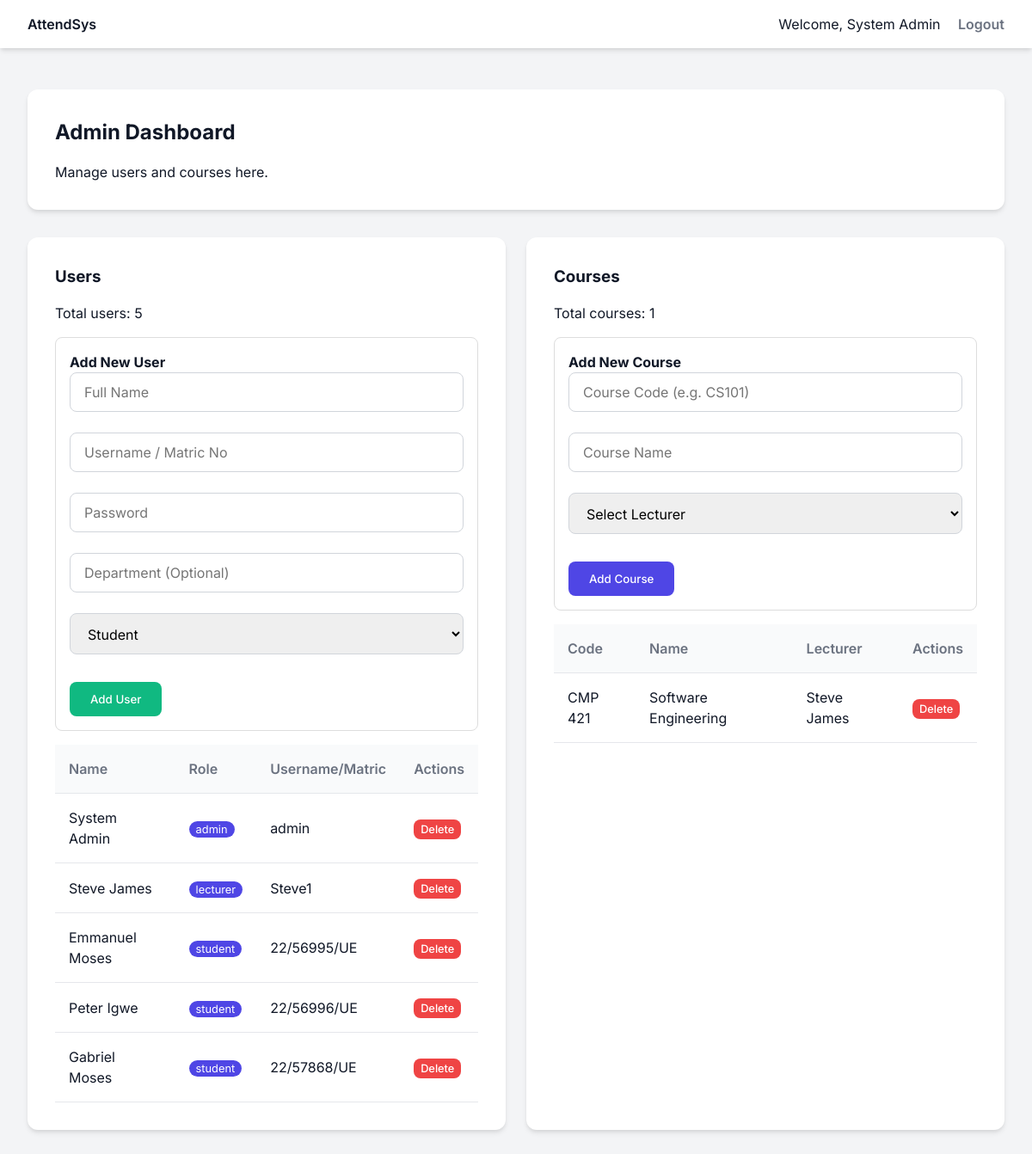
Page /admin (signed in) on the earlier database version.
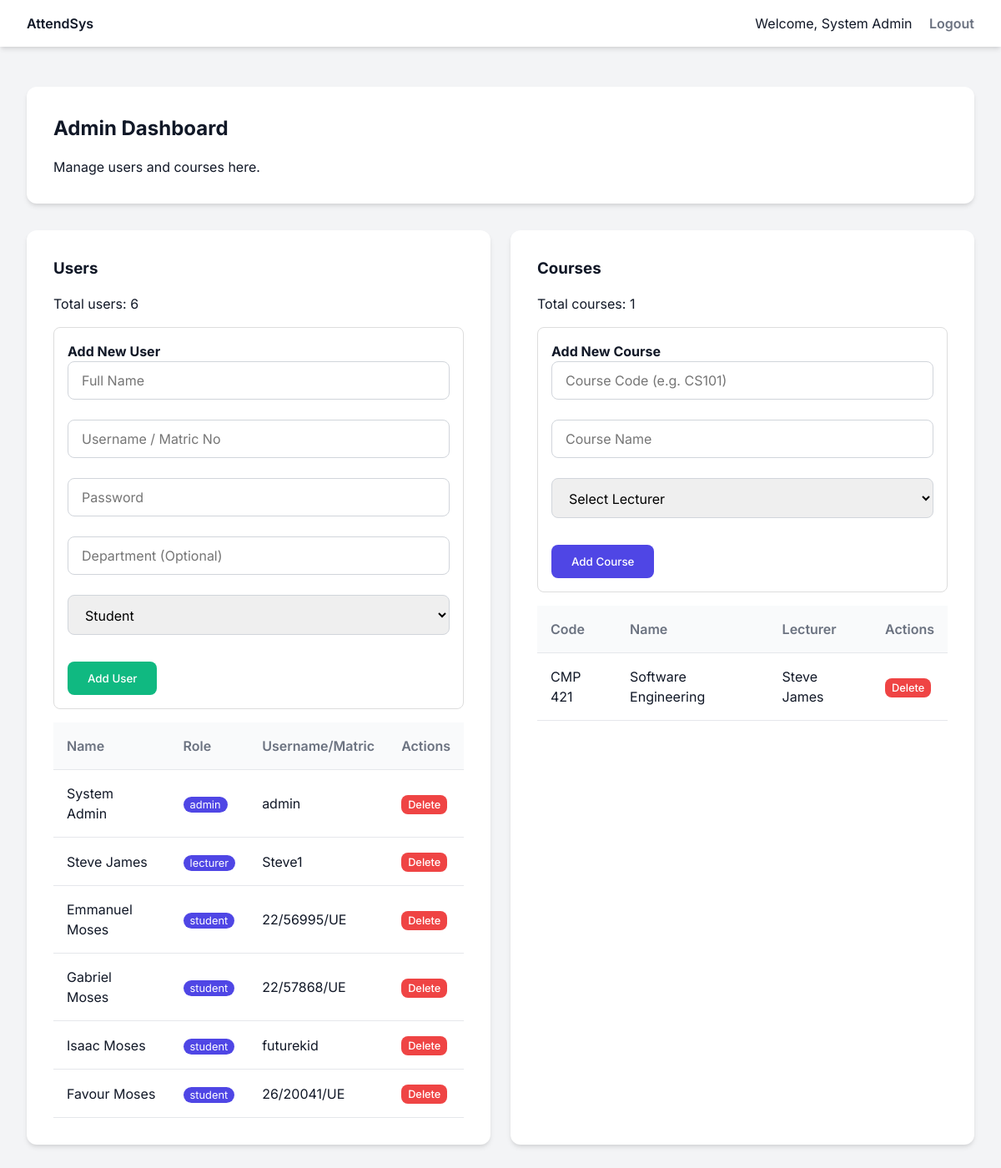
Same page on the later database version.
### models.py (models this page shows)
class User(db.Model, UserMixin):
    __tablename__ = 'users'
    id = db.Column(db.Integer, primary_key=True)
    username = db.Column(db.String(100), unique=True, nullable=False)
    password = db.Column(db.String(200), nullable=False)
    role = db.Column(db.String(20), nullable=False) # 'admin', 'lecturer', 'student'
    name = db.Column(db.String(100), nullable=False)
    department = db.Column(db.String(100), nullable=True) # Important for students
    photo_path = db.Column(db.String(200), nullable=True)
    face_encoding = db.Column(db.Text, nullable=True) # Store JSON string of 128-d array
    qr_code_path = db.Column(db.String(200), nullable=True)
    courses = db.relationship('Course', backref='lecturer', cascade="all, delete-orphan", lazy=True)
    attendances = db.relationship('Attendance', backref='student', cascade="all, delete-orphan", lazy=True)

class Course(db.Model):
    __tablename__ = 'courses'
    id = db.Column(db.Integer, primary_key=True)
    course_code = db.Column(db.String(20), unique=True, nullable=False)
    course_name = db.Column(db.String(150), nullable=False)
    lecturer_id = db.Column(db.Integer, db.ForeignKey('users.id'), nullable=False)
    sessions = db.relationship('Session', backref='course', cascade="all, delete-orphan", lazy=True)

### routes.py (the view, shortened to what this page needs)
@main.route('/admin', methods=['GET', 'POST'])
@login_required
def admin_dashboard():
    if current_user.role != 'admin':
        return redirect(url_for('main.login'))
    users = User.query.all()
    courses = Course.query.all()
    lecturers = User.query.filter_by(role='lecturer').all()
    return render_template('admin_dashboard.html', users=users, courses=courses, lecturers=lecturers)

### app.py (called while the page is built)
@login_manager.user_loader
def load_user(user_id):
    return User.query.get(int(user_id))

### templates/admin_dashboard.html (shortened to what this page needs)
{% extends "base.html" %}
{% block content %}
<div class="card">
    <h2>Admin Dashboard</h2>
    <p>Manage users and courses here.</p>
</div>
<div class="grid">
    <div class="card">
        <h3>Users</h3>
        <p>Total users: {{ users|length }}</p>
        <form action="{{ url_for('main.admin_dashboard') }}" method="POST" style="margin-top: 1rem; border: 1px solid #ddd; padding: 1rem; border-radius: 8px;">
            <h4>Add New User</h4>
            <div class="grid" style="gap: 0.5rem;">
                <input type="text" name="name" placeholder="Full Name" required>
                <input type="text" name="username" placeholder="Username / Matric No" required>
                <input type="password" name="password" placeholder="Password" required>
                <input type="text" name="department" placeholder="Department (Optional)">
                <select name="role" required>
                    <option value="student">Student</option>
                </select>
            </div>
            <button type="submit" class="btn btn-secondary" style="margin-top: 1rem;">Add User</button>
        </form>
        <table>
            <thead>
                <tr>
                    <th>Name</th>
                    <th>Role</th>
                    <th>Username/Matric</th>
                    <th>Actions</th>
                </tr>
            </thead>
            <tbody>
                {% for u in users %}
                <tr>
                    <td>{{ u.name }}</td>
                    <td><span style="background: var(--primary); color: white; padding: 2px 8px; border-radius: 12px; font-size: 0.8em;">{{ u.role }}</span></td>
                    <td>{{ u.username }}</td>
                    <td>
                        <form action="{{ url_for('main.admin_dashboard') }}" method="POST" style="display:inline;">
                            <button type="submit" class="btn btn-danger" style="padding: 0.25rem 0.5rem; font-size: 0.8em;" onclick="return confirm('Are you sure you want to delete this user?');">Delete</button>
                        </form>
                    </td>
                </tr>
                {% endfor %}
            </tbody>
        </table>
    </div>
    <div class="card">
        <h3>Courses</h3>
        <p>Total courses: {{ courses|length }}</p>
        <form action="{{ url_for('main.admin_dashboard') }}" method="POST" style="margin-top: 1rem; border: 1px solid #ddd; padding: 1rem; border-radius: 8px;">
            <h4>Add New Course</h4>
            <div class="grid" style="gap: 0.5rem;">
                <input type="text" name="course_code" placeholder="Course Code (e.g. CS101)" required>
                <input type="text" name="course_name" placeholder="Course Name" required>
                <select name="lecturer_id" required>
                    <option value="">Select Lecturer</option>
                </select>
            </div>
            <button type="submit" class="btn btn-primary" style="margin-top: 1rem;">Add Course</button>
        </form>
        <table>
            <thead>
                <tr>
                    <th>Code</th>
                    <th>Name</th>
                    <th>Lecturer</th>
                    <th>Actions</th>
                </tr>
            </thead>
            <tbody>
                {% for c in courses %}
                <tr>
                    <td>{{ c.course_code }}</td>
                    <td>{{ c.course_name }}</td>
                    <td>{{ c.lecturer.name }}</td>
                    <td>
                        <form action="{{ url_for('main.admin_dashboard') }}" method="POST" style="display:inline;">
                            <button type="submit" class="btn btn-danger" style="padding: 0.25rem 0.5rem; font-size: 0.8em;" onclick="return confirm('Are you sure you want to delete this course?');">Delete</button>
                        </form>
                    </td>
                </tr>
                {% endfor %}
            </tbody>
        </table>
    </div>
</div>
{% endblock %}

### templates/base.html (shortened to what this page needs)
<!DOCTYPE html>
<html lang="en">
<head>
    <link rel="stylesheet" href="{{ url_for('static', filename='css/styles.css') }}">
</head>
<body>
    <nav>
        <a href="{{ url_for('main.login') }}">AttendSys</a>
        <div class="nav-links">
            {% if current_user.is_authenticated %}
                <span>Welcome, {{ current_user.name }}</span>
                <a href="{{ url_for('main.logout') }}">Logout</a>
            {% endif %}
        </div>
    </nav>
    <div class="container">
        {% block content %}{% endblock %}
    </div>
</body>
</html>

Differences in the rows shown:
removed User: name "Peter Igwe", role "student", username "22/56996/UE"
added User: name "Isaac Moses", role "student", username "futurekid"
added User: name "Favour Moses", role "student", username "26/20041/UE"
Other differences:
{{ users|length }}: "5" → "6"
